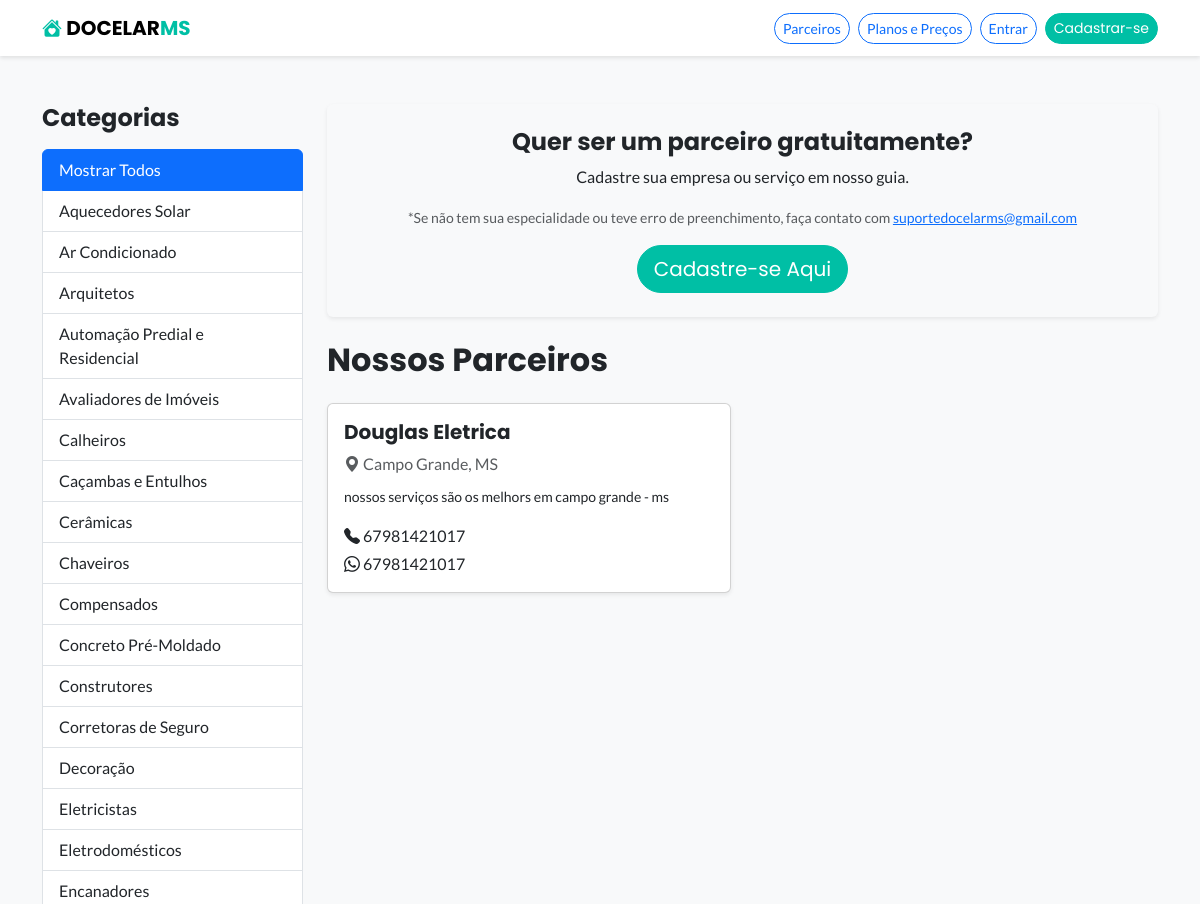
The app's page /parceiros/ (upper part), older data.
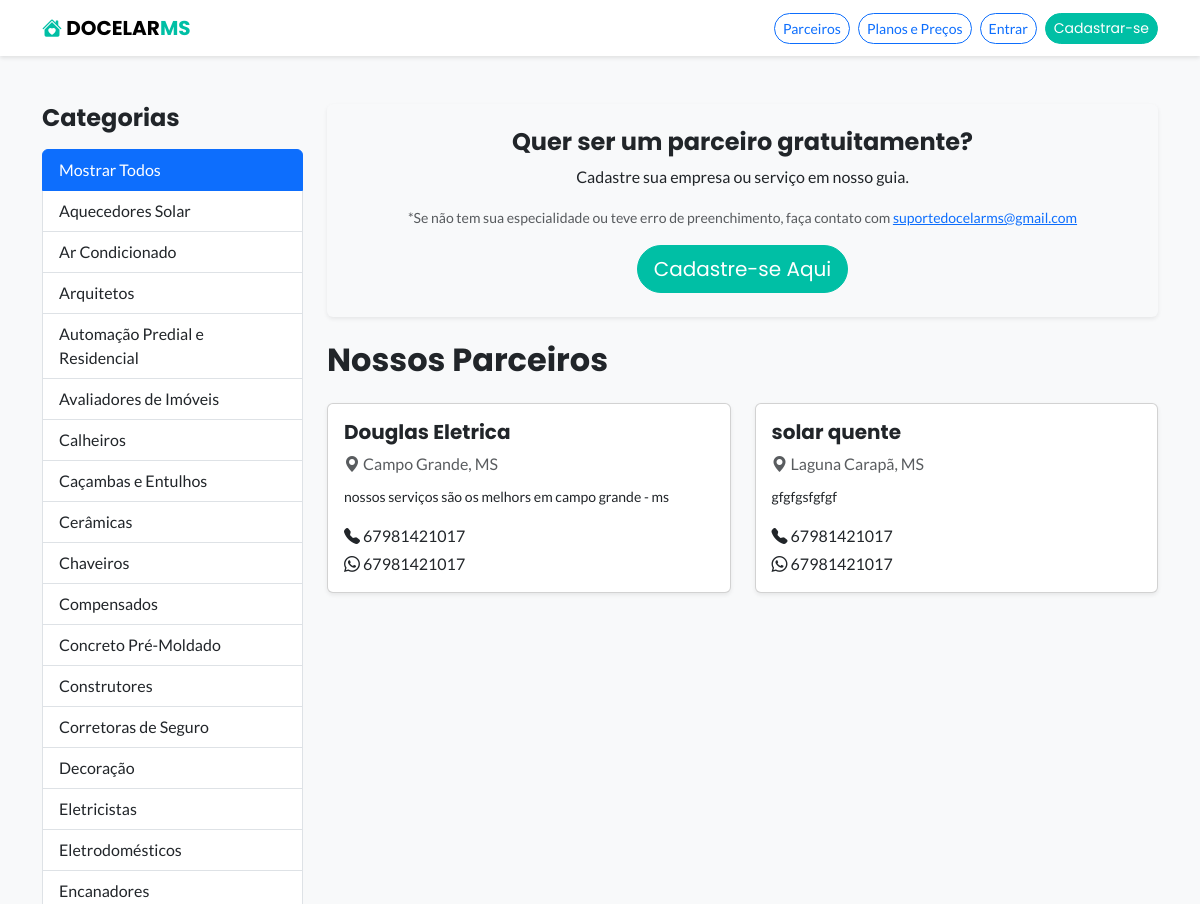
The same page, newer data.
### imoveis/models.py (models this page shows, shortened)
class NichoParceiro(models.Model):
    nome = models.CharField(max_length=100, unique=True, verbose_name="Nome do Nicho")
    slug = models.SlugField(max_length=100, unique=True, blank=True)
    class Meta:
        verbose_name = "Nicho de Parceiro"
        verbose_name_plural = "Nichos de Parceiros"
        ordering = ['nome'] # ✅ <-- LINHA ADICIONADA AQUI

class Parceiro(models.Model):
    class Status(models.TextChoices):
        PENDENTE = 'PENDENTE', 'Pendente'
        APROVADO = 'APROVADO', 'Aprovado'
        REJEITADO = 'REJEITADO', 'Rejeitado'
    nicho = models.ForeignKey(
        NichoParceiro,
        on_delete=models.SET_NULL,
        null=True,
        verbose_name="Nicho de Atuação"
    )
    cidade = models.ForeignKey(
        Cidade,
        on_delete=models.SET_NULL,
        null=True,
        blank=True,
        verbose_name="Cidade de Atuação"
    )
    nome = models.CharField(max_length=200, verbose_name="Nome da Empresa/Profissional")
    descricao = models.TextField(verbose_name="Breve Descrição", blank=True, null=True)
    telefone = models.CharField(max_length=20, verbose_name="Telefone Principal", blank=True, null=True)
    whatsapp = models.CharField(max_length=20, verbose_name="WhatsApp", blank=True, null=True)
    email = models.EmailField(verbose_name="E-mail de Contato", blank=True, null=True)
    status = models.CharField(
        max_length=10,
        choices=Status.choices,
        default=Status.PENDENTE,
        verbose_name="Status"
    )
    data_cadastro = models.DateTimeField(auto_now_add=True)
    class Meta:
        verbose_name = "Parceiro"
        verbose_name_plural = "Parceiros"

class Cidade(models.Model):
    nome = models.CharField(max_length=100)
    estado = models.CharField(max_length=2, help_text="Sigla do estado, ex: MS")
    class Meta: ordering = ['nome']; verbose_name_plural = "Cidades"

### imoveis/views.py (the view)
# urls.py: path('parceiros/', views.listar_parceiros, name='listar_parceiros'),
def listar_parceiros(request):
    nichos = NichoParceiro.objects.all()
    cidades = Cidade.objects.all().order_by('nome')
    parceiros_list = Parceiro.objects.filter(status=Parceiro.Status.APROVADO).order_by('nome')
    nicho_slug = request.GET.get('nicho')
    nicho_ativo = None
    if nicho_slug:
        nicho_ativo = get_object_or_404(NichoParceiro, slug=nicho_slug)
        parceiros_list = parceiros_list.filter(nicho=nicho_ativo)
    contexto = {
        'nichos': nichos,
        'parceiros': parceiros_list,
        'nicho_ativo': nicho_ativo,
    }
    return render(request, 'imoveis/listar_parceiros.html', contexto)

### imoveis/templates/imoveis/listar_parceiros.html (shortened to what this page needs)
{% extends 'base.html' %}
{% block content %}
<div class="container my-5">
    <div class="row">
        <div class="col-lg-3">
            <h4 class="fw-bold mb-3">Categorias</h4>
            <div class="list-group">
                <a href="{% url 'listar_parceiros' %}"
                   class="list-group-item list-group-item-action {% if not nicho_ativo and not cidade_ativa %}active{% endif %}">
                    Mostrar Todos
                </a>
                {% for nicho in nichos %}
                <a href="?nicho={{ nicho.slug }}"
                   class="list-group-item list-group-item-action {% if nicho_ativo.slug == nicho.slug %}active{% endif %}">
                    {{ nicho.nome }}
                </a>
                {% endfor %}
            </div>
        </div>
        <div class="col-lg-9">
            <div class="card bg-light border-0 shadow-sm mb-4">
                <div class="card-body text-center p-4">
                    <h4 class="fw-bold">Quer ser um parceiro gratuitamente?</h4>
                    <p class="mb-3">Cadastre sua empresa ou serviço em nosso guia.</p>
                    <p class="mb-3 text-muted">
                        <small>*Se não tem sua especialidade ou teve erro de preenchimento, faça contato com <a href="mailto:suportedocelarms@gmail.com">suportedocelarms@gmail.com</a> </small>
                    </p>
                    <a href="{% url 'cadastrar_parceiro' %}" class="btn btn-primary btn-lg rounded-pill">Cadastre-se Aqui</a>
                </div>
            </div>
            <h2 class="fw-bold mb-4">
                {% if nicho_ativo %}
                    Parceiros: {{ nicho_ativo.nome }}
                {% elif cidade_ativa %}
                    Parceiros em: {{ cidade_ativa.nome }}
                {% else %}
                    Nossos Parceiros
                {% endif %}
            </h2>
            <div class="row row-cols-1 row-cols-md-2 g-4">
                {% for parceiro in parceiros %}
                <div class="col">
                    <div class="card h-100 shadow-sm">
                        <div class="row g-0">
                            <div class="col-12">
                                <div class="card-body">
                                    <h5 class="card-title fw-bold">{{ parceiro.nome }}</h5>
                                    {% if parceiro.cidade %}
                                    <p class="card-text text-muted mb-2">
                                        <i class="bi bi-geo-alt-fill"></i> {{ parceiro.cidade.nome }}, {{ parceiro.cidade.estado }}
                                    </p>
                                    {% endif %}
                                    <p class="card-text"><small>{{ parceiro.descricao|default_if_none:""|truncatewords:20 }}</small></p>
                                    {% if parceiro.telefone %}
                                    <p class="mb-1"><strong><i class="bi bi-telephone-fill"></i></strong> {{ parceiro.telefone }}</p>
                                    {% endif %}
                                    {% if parceiro.whatsapp %}
                                    <p class="mb-0"><strong><i class="bi bi-whatsapp"></i></strong> {{ parceiro.whatsapp }}</p>
                                    {% endif %}
                                </div>
                            </div>
                        </div>
                    </div>
                </div>
                {% empty %}
                <div class="col-12">
                    <div class="alert alert-warning">
                        Nenhum parceiro encontrado nesta categoria ou cidade.
                    </div>
                </div>
                {% endfor %}
            </div>
        </div>
    </div>
</div>
{% endblock %}

### imoveis/templates/base.html (shortened to what this page needs)
<!doctype html>
<html lang="pt-br">
<head>
    <link href="https://cdn.jsdelivr.net/npm/bootstrap@5.3.3/dist/css/bootstrap.min.css" rel="stylesheet">
    <link rel="stylesheet" href="https://cdn.jsdelivr.net/npm/bootstrap-icons@1.11.3/font/bootstrap-icons.min.css">
    <link rel="stylesheet" href="https://cdnjs.cloudflare.com/ajax/libs/font-awesome/6.0.0-beta3/css/all.min.css">
    <link href="https://cdnjs.cloudflare.com/ajax/libs/lightbox2/2.11.4/css/lightbox.min.css" rel="stylesheet" />
</head>
<body>
    <nav class="navbar navbar-expand-lg navbar-light bg-white sticky-top">
    <div class="container">
        <a class="navbar-brand fw-bold" href="/">
            <i class="bi bi-house-heart-fill" style="color: var(--cor-primaria);"></i>
            DOCELAR<span style="color: var(--cor-primaria);">MS</span>
        </a>
<div class="ms-auto d-flex align-items-center">
    <a href="{% url 'listar_parceiros' %}" class="btn btn-outline-primary btn-sm rounded-pill me-2">Parceiros</a>
    <a href="{% url 'listar_planos' %}" class="btn btn-outline-primary btn-sm rounded-pill me-2">Planos e Preços</a>
    {% if user.is_authenticated %}
        <a href="{% url 'anunciar_imovel' %}" class="btn btn-primary btn-sm rounded-pill me-2">Anunciar novo imóvel</a>
        <div class="dropdown">
            <button class="btn btn-outline-primary btn-sm rounded-pill dropdown-toggle" type="button" id="userMenu" data-bs-toggle="dropdown" aria-expanded="false">
                Olá, {{ user.username }}
            </button>
            <ul class="dropdown-menu dropdown-menu-end" aria-labelledby="userMenu">
                <li><a class="dropdown-item" href="{% url 'meus_imoveis' %}">Meus Imóveis</a></li>
                <li><a class="dropdown-item" href="{% url 'perfil' %}">Meu Perfil</a></li>
                <li><hr class="dropdown-divider"></li>
                <li>
                    <form method="post" action="{% url 'logout' %}" class="d-inline">
                        {% csrf_token %}
                        <button type="submit" class="dropdown-item">Sair</button>
                    </form>
                </li>
            </ul>
        </div>
    {% else %}
        <a href="{% url 'login' %}" class="btn btn-outline-primary btn-sm rounded-pill me-2">Entrar</a>
        <a href="{% url 'cadastro' %}" class="btn btn-primary btn-sm rounded-pill">Cadastrar-se</a>
    {% endif %}
</div>
    </div>
</nav>
    <main>
        {% block content %}
        {% endblock %}
    </main>
</body>
</html>

### imoveis/templates/base.html (style rules this page uses)
:root { --cor-primaria: #00bfa5; --cor-escura: #212529; --cor-clara: #f8f9fa; --cor-destaque: #dc3545; }
body { font-family: 'Lato', sans-serif; background-color: var(--cor-clara); }
h1, h2, h3, h4, h5, h6, .navbar-brand, .btn-primary { font-family: 'Poppins', sans-serif; }
.navbar { box-shadow: 0 2px 4px rgba(0,0,0,.1); }
.btn-primary { background-color: var(--cor-primaria); border-color: var(--cor-primaria); transition: all 0.3s ease; }

Row changes from the older to the newer data that the page shows:
added Parceiro: nome "solar quente", cidade.nome "Laguna Carapã", cidade.estado "MS", descricao "gfgfgsfgfgf", telefone "67981421017", whatsapp "67981421017"
